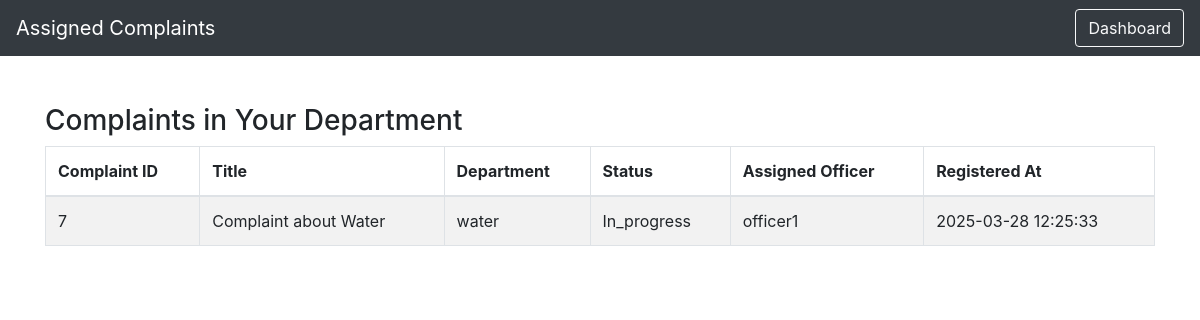
The app's page /depthead/view_assigned_complaints.php (signed in), older data.
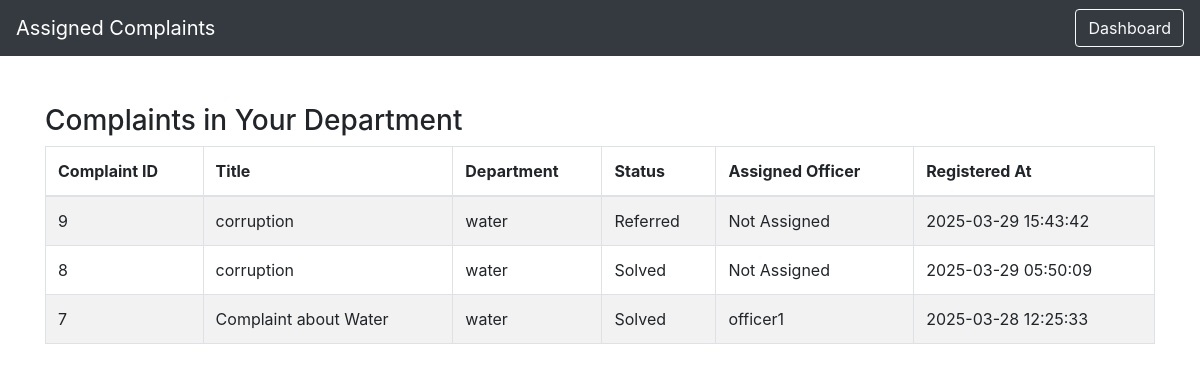
The same page, newer data.
### tables this page shows
CREATE TABLE `complaints` (
  `id` int(11) NOT NULL,
  `citizen_id` int(11) NOT NULL,
  `department_id` int(11) NOT NULL,
  `title` varchar(255) NOT NULL,
  `description` text NOT NULL,
  `status` enum('registered','in_progress','solved','referred') DEFAULT 'registered',
  `priority` enum('top','medium','normal','low') DEFAULT 'normal',
  `officer_id` int(11) DEFAULT NULL,
  `dept_head_id` int(11) DEFAULT NULL,
  `referred_by` int(11) DEFAULT NULL,
  `referred_at` timestamp NULL DEFAULT NULL,
  `remarks` text,
  `response` text,
  `review_rating` int DEFAULT NULL,
  `review_feedback` text,
  `ai_summary_complaint` text,
  `ai_summary_response` text,
  `target_id` int DEFAULT NULL,
  `target_role` enum('officer','dept_head') DEFAULT NULL,
  `created_at` timestamp NOT NULL DEFAULT CURRENT_TIMESTAMP,
  `updated_at` timestamp NOT NULL DEFAULT CURRENT_TIMESTAMP ON UPDATE CURRENT_TIMESTAMP,
  PRIMARY KEY (`id`),
  KEY `citizen_id` (`citizen_id`),
  KEY `department_id` (`department_id`),
  KEY `officer_id` (`officer_id`),
  KEY `dept_head_id` (`dept_head_id`),
  KEY `referred_by` (`referred_by`)
);

CREATE TABLE `departments` (
  `id` int(11) NOT NULL,
  `name` varchar(100) NOT NULL,
  `description` text DEFAULT NULL,
  `created_at` timestamp NOT NULL DEFAULT current_timestamp()
);

CREATE TABLE `users` (
  `id` int(11) NOT NULL,
  `name` varchar(100) NOT NULL,
  `email` varchar(100) NOT NULL,
  `password` varchar(255) NOT NULL,
  `role` enum('citizen','officer','dept_head','admin') NOT NULL,
  `department_id` int(11) DEFAULT NULL,
  `created_at` timestamp NOT NULL DEFAULT current_timestamp()
);

### depthead/view_assigned_complaints.php (the view, shortened to what this page needs)
<?php
include('../config.php');
$dept_head_id = $_SESSION['dept_head_id'];
$sql = "SELECT c.*, d.name as dept_name, u.name as officer_name
        FROM complaints c
        LEFT JOIN departments d ON c.department_id = d.id
        LEFT JOIN users u ON c.officer_id = u.id
        WHERE c.dept_head_id = '$dept_head_id'
        ORDER BY c.created_at DESC";
$result = $conn->query($sql);
?>
<!DOCTYPE html>
<html lang="en">
<head>
  <link rel="stylesheet" href="https://stackpath.bootstrapcdn.com/bootstrap/4.5.2/css/bootstrap.min.css">
</head>
<body>
  <nav class="navbar navbar-expand-lg navbar-dark bg-dark">
    <span class="navbar-brand">Assigned Complaints</span>
    <div class="ml-auto">
      <a href="dept_head_dashboard.php" class="btn btn-outline-light">Dashboard</a>
    </div>
  </nav>
  <div class="container mt-5">
    <h3>Complaints in Your Department</h3>
    <?php if ($result && $result->num_rows > 0) { ?>
      <table class="table table-bordered table-striped">
        <thead>
          <tr>
            <th>Complaint ID</th>
            <th>Title</th>
            <th>Department</th>
            <th>Status</th>
            <th>Assigned Officer</th>
            <th>Registered At</th>
          </tr>
        </thead>
        <tbody>
          <?php while ($row = $result->fetch_assoc()) { ?>
            <tr>
              <td><?php echo $row['id']; ?></td>
              <td><?php echo htmlspecialchars($row['title']); ?></td>
              <td><?php echo htmlspecialchars($row['dept_name']); ?></td>
              <td><?php echo ucfirst($row['status']); ?></td>
              <td><?php echo ($row['officer_name']) ? htmlspecialchars($row['officer_name']) : 'Not Assigned'; ?></td>
              <td><?php echo $row['created_at']; ?></td>
            </tr>
          <?php } ?>
        </tbody>
      </table>
    <?php } else {
      echo "<div class='alert alert-info'>No complaints found.</div>";
    } ?>
  </div>
</body>
</html>

Row changes from the older to the newer data that the page shows:
added complaints: id "9", title "corruption", department.name "water", status "Referred", shows "Not Assigned", created_at "2025-03-29 15:43:42"
added complaints: id "8", title "corruption", department.name "water", status "Solved", shows "Not Assigned", created_at "2025-03-29 05:50:09"
changed complaints "Complaint about Water": status "In_progress" → "Solved"
